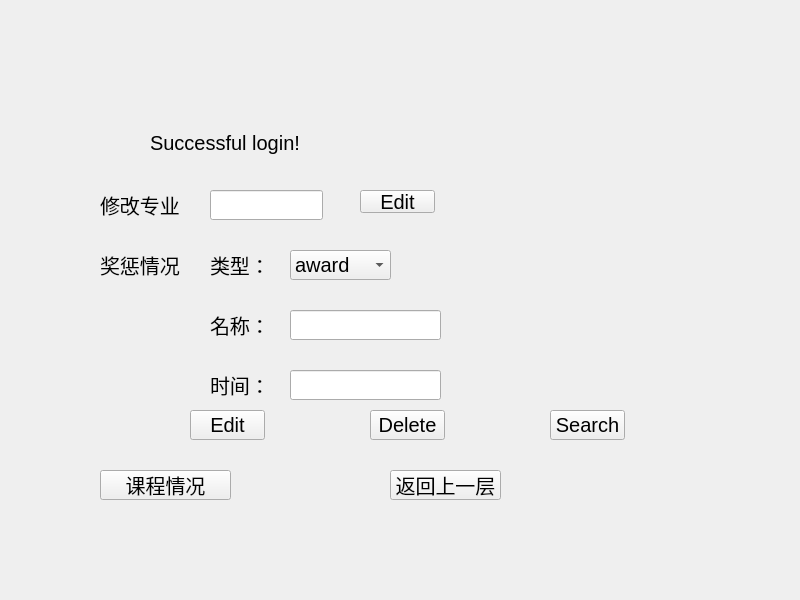
<?xml version="1.0" encoding="UTF-8"?>
<ui version="4.0">
 <class>Form</class>
 <widget class="QWidget" name="Form">
  <property name="geometry">
   <rect>
    <x>0</x>
    <y>0</y>
    <width>800</width>
    <height>600</height>
   </rect>
  </property>
  <property name="windowTitle">
   <string>Form</string>
  </property>
  <widget class="QLabel" name="label">
   <property name="geometry">
    <rect>
     <x>150</x>
     <y>130</y>
     <width>201</width>
     <height>25</height>
    </rect>
   </property>
   <property name="font">
    <font>
     <pointsize>15</pointsize>
    </font>
   </property>
   <property name="text">
    <string>Successful login!</string>
   </property>
  </widget>
  <widget class="QLabel" name="major">
   <property name="geometry">
    <rect>
     <x>100</x>
     <y>190</y>
     <width>91</width>
     <height>30</height>
    </rect>
   </property>
   <property name="font">
    <font>
     <pointsize>15</pointsize>
    </font>
   </property>
   <property name="text">
    <string>修改专业</string>
   </property>
  </widget>
  <widget class="QLineEdit" name="majorName">
   <property name="geometry">
    <rect>
     <x>210</x>
     <y>190</y>
     <width>113</width>
     <height>30</height>
    </rect>
   </property>
  </widget>
  <widget class="QPushButton" name="majorEdit">
   <property name="geometry">
    <rect>
     <x>360</x>
     <y>190</y>
     <width>75</width>
     <height>23</height>
    </rect>
   </property>
   <property name="font">
    <font>
     <pointsize>15</pointsize>
    </font>
   </property>
   <property name="text">
    <string>Edit</string>
   </property>
  </widget>
  <widget class="QLabel" name="award">
   <property name="geometry">
    <rect>
     <x>100</x>
     <y>250</y>
     <width>111</width>
     <height>30</height>
    </rect>
   </property>
   <property name="font">
    <font>
     <pointsize>15</pointsize>
    </font>
   </property>
   <property name="text">
    <string>奖惩情况</string>
   </property>
  </widget>
  <widget class="QLabel" name="label_2">
   <property name="geometry">
    <rect>
     <x>210</x>
     <y>250</y>
     <width>54</width>
     <height>30</height>
    </rect>
   </property>
   <property name="font">
    <font>
     <pointsize>15</pointsize>
    </font>
   </property>
   <property name="text">
    <string>类型：</string>
   </property>
  </widget>
  <widget class="QComboBox" name="awardType">
   <property name="geometry">
    <rect>
     <x>290</x>
     <y>250</y>
     <width>101</width>
     <height>30</height>
    </rect>
   </property>
   <property name="font">
    <font>
     <pointsize>15</pointsize>
    </font>
   </property>
   <property name="currentText">
    <string>award</string>
   </property>
   <item>
    <property name="text">
     <string>award</string>
    </property>
   </item>
   <item>
    <property name="text">
     <string>punish</string>
    </property>
   </item>
  </widget>
  <widget class="QLabel" name="label_3">
   <property name="geometry">
    <rect>
     <x>210</x>
     <y>310</y>
     <width>54</width>
     <height>30</height>
    </rect>
   </property>
   <property name="font">
    <font>
     <pointsize>15</pointsize>
    </font>
   </property>
   <property name="text">
    <string>名称：</string>
   </property>
  </widget>
  <widget class="QLineEdit" name="awardName">
   <property name="geometry">
    <rect>
     <x>290</x>
     <y>310</y>
     <width>151</width>
     <height>30</height>
    </rect>
   </property>
  </widget>
  <widget class="QPushButton" name="awardEdit">
   <property name="geometry">
    <rect>
     <x>190</x>
     <y>410</y>
     <width>75</width>
     <height>30</height>
    </rect>
   </property>
   <property name="font">
    <font>
     <pointsize>15</pointsize>
    </font>
   </property>
   <property name="text">
    <string>Edit</string>
   </property>
  </widget>
  <widget class="QPushButton" name="awardDelete">
   <property name="geometry">
    <rect>
     <x>370</x>
     <y>410</y>
     <width>75</width>
     <height>30</height>
    </rect>
   </property>
   <property name="font">
    <font>
     <pointsize>15</pointsize>
    </font>
   </property>
   <property name="text">
    <string>Delete</string>
   </property>
  </widget>
  <widget class="QLabel" name="label_4">
   <property name="geometry">
    <rect>
     <x>210</x>
     <y>370</y>
     <width>54</width>
     <height>30</height>
    </rect>
   </property>
   <property name="font">
    <font>
     <pointsize>15</pointsize>
    </font>
   </property>
   <property name="text">
    <string>时间：</string>
   </property>
  </widget>
  <widget class="QLineEdit" name="awardTime">
   <property name="geometry">
    <rect>
     <x>290</x>
     <y>370</y>
     <width>151</width>
     <height>30</height>
    </rect>
   </property>
  </widget>
  <widget class="QPushButton" name="Course">
   <property name="geometry">
    <rect>
     <x>100</x>
     <y>470</y>
     <width>131</width>
     <height>30</height>
    </rect>
   </property>
   <property name="font">
    <font>
     <pointsize>15</pointsize>
    </font>
   </property>
   <property name="text">
    <string>课程情况</string>
   </property>
  </widget>
  <widget class="QPushButton" name="awardSearch">
   <property name="geometry">
    <rect>
     <x>550</x>
     <y>410</y>
     <width>75</width>
     <height>30</height>
    </rect>
   </property>
   <property name="font">
    <font>
     <pointsize>15</pointsize>
    </font>
   </property>
   <property name="text">
    <string>Search</string>
   </property>
  </widget>
  <widget class="QPushButton" name="pushButton">
   <property name="geometry">
    <rect>
     <x>390</x>
     <y>470</y>
     <width>111</width>
     <height>30</height>
    </rect>
   </property>
   <property name="font">
    <font>
     <pointsize>15</pointsize>
    </font>
   </property>
   <property name="text">
    <string>返回上一层</string>
   </property>
  </widget>
 </widget>
 <resources/>
 <connections/>
</ui>
